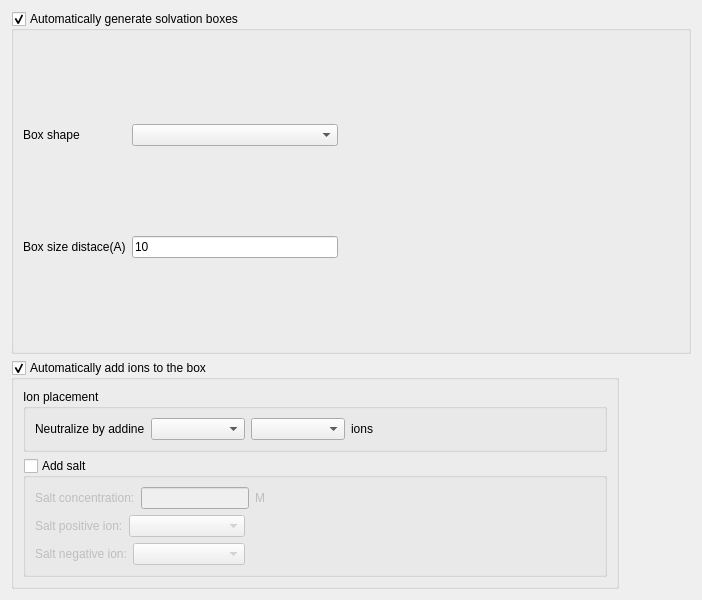
                  <widget class="QWidget" name="Solvation_box_seting">
                   <property name="geometry">
                    <rect>
                     <x>0</x>
                     <y>0</y>
                     <width>702</width>
                     <height>600</height>
                    </rect>
                   </property>
                   <attribute name="label">
                    <string>Generate Solvation Box</string>
                   </attribute>
                   <layout class="QVBoxLayout" name="verticalLayout_26">
                    <item>
                     <widget class="QGroupBox" name="Gen_Solvation_box">
                      <property name="title">
                       <string>Automatically generate solvation boxes</string>
                      </property>
                      <property name="checkable">
                       <bool>true</bool>
                      </property>
                      <layout class="QGridLayout" name="gridLayout_4">
                       <property name="rightMargin">
                        <number>350</number>
                       </property>
                       <item row="1" column="0">
                        <widget class="QLabel" name="Box_size_set_label">
                         <property name="text">
                          <string>Box size distace(A)</string>
                         </property>
                        </widget>
                       </item>
                       <item row="0" column="1">
                        <widget class="QComboBox" name="Box_shape_sele"/>
                       </item>
                       <item row="1" column="1">
                        <widget class="QLineEdit" name="Box_size_set">
                         <property name="text">
                          <string>10</string>
                         </property>
                         <property name="placeholderText">
                          <string>10</string>
                         </property>
                        </widget>
                       </item>
                       <item row="0" column="0">
                        <widget class="QLabel" name="Box_shape_sele_label">
                         <property name="text">
                          <string>Box shape</string>
                         </property>
                        </widget>
                       </item>
                      </layout>
                     </widget>
                    </item>
                    <item>
                     <widget class="QGroupBox" name="Add_ions_to_box">
                      <property name="title">
                       <string>Automatically add ions to the box</string>
                      </property>
                      <property name="checkable">
                       <bool>true</bool>
                      </property>
                      <layout class="QVBoxLayout" name="verticalLayout_27" stretch="2,3">
                       <property name="sizeConstraint">
                        <enum>QLayout::SizeConstraint::SetFixedSize</enum>
                       </property>
                       <item>
                        <widget class="QGroupBox" name="Neutralize_System">
                         <property name="title">
                          <string>Ion placement</string>
                         </property>
                         <property name="checkable">
                          <bool>false</bool>
                         </property>
                         <layout class="QVBoxLayout" name="verticalLayout_28">
                          <item>
                           <layout class="QHBoxLayout" name="horizontalLayout_12">
                            <property name="rightMargin">
                             <number>150</number>
                            </property>
                            <item>
                             <widget class="QLabel" name="label_16">
                              <property name="text">
                               <string>Neutralize by addine</string>
                              </property>
                             </widget>
                            </item>
                            <item>
                             <widget class="QComboBox" name="add_positive_set"/>
                            </item>
                            <item>
                             <widget class="QComboBox" name="add_negative_set"/>
                            </item>
                            <item>
                             <widget class="QLabel" name="label_17">
                              <property name="text">
                               <string>ions</string>
                              </property>
                             </widget>
                            </item>
                           </layout>
                          </item>
                         </layout>
                        </widget>
                       </item>
                       <item>
                        <widget class="QGroupBox" name="Add_salt_density">
                         <property name="title">
                          <string>Add salt</string>
                         </property>
                         <property name="checkable">
                          <bool>true</bool>
                         </property>
                         <property name="checked">
                          <bool>false</bool>
                         </property>
                         <layout class="QVBoxLayout" name="verticalLayout_29">
                          <item>
                           <layout class="QHBoxLayout" name="horizontalLayout_13" stretch="0,0,0">
                            <property name="rightMargin">
                             <number>330</number>
                            </property>
                            <item>
                             <widget class="QLabel" name="Salt_density_set_label">
                              <property name="text">
                               <string>Salt concentration:</string>
                              </property>
                             </widget>
                            </item>
                            <item>
                             <widget class="QLineEdit" name="Salt_density_set"/>
                            </item>
                            <item>
                             <widget class="QLabel" name="label_19">
                              <property name="text">
                               <string>M</string>
                              </property>
                             </widget>
                            </item>
                           </layout>
                          </item>
                          <item>
                           <layout class="QHBoxLayout" name="horizontalLayout_14" stretch="0,2">
                            <property name="rightMargin">
                             <number>350</number>
                            </property>
                            <item>
                             <widget class="QLabel" name="selt_positive_ion_label">
                              <property name="text">
                               <string>Salt positive ion:</string>
                              </property>
                             </widget>
                            </item>
                            <item>
                             <widget class="QComboBox" name="selt_positive_ion"/>
                            </item>
                           </layout>
                          </item>
                          <item>
                           <layout class="QHBoxLayout" name="horizontalLayout_16" stretch="0,2">
                            <property name="rightMargin">
                             <number>350</number>
                            </property>
                            <item>
                             <widget class="QLabel" name="selt_negatibe_ion_label">
                              <property name="text">
                               <string>Salt negative ion:</string>
                              </property>
                             </widget>
                            </item>
                            <item>
                             <widget class="QComboBox" name="selt_negatibe_ion"/>
                            </item>
                           </layout>
                          </item>
                         </layout>
                        </widget>
                       </item>
                      </layout>
                     </widget>
                    </item>
                   </layout>
                  </widget>
